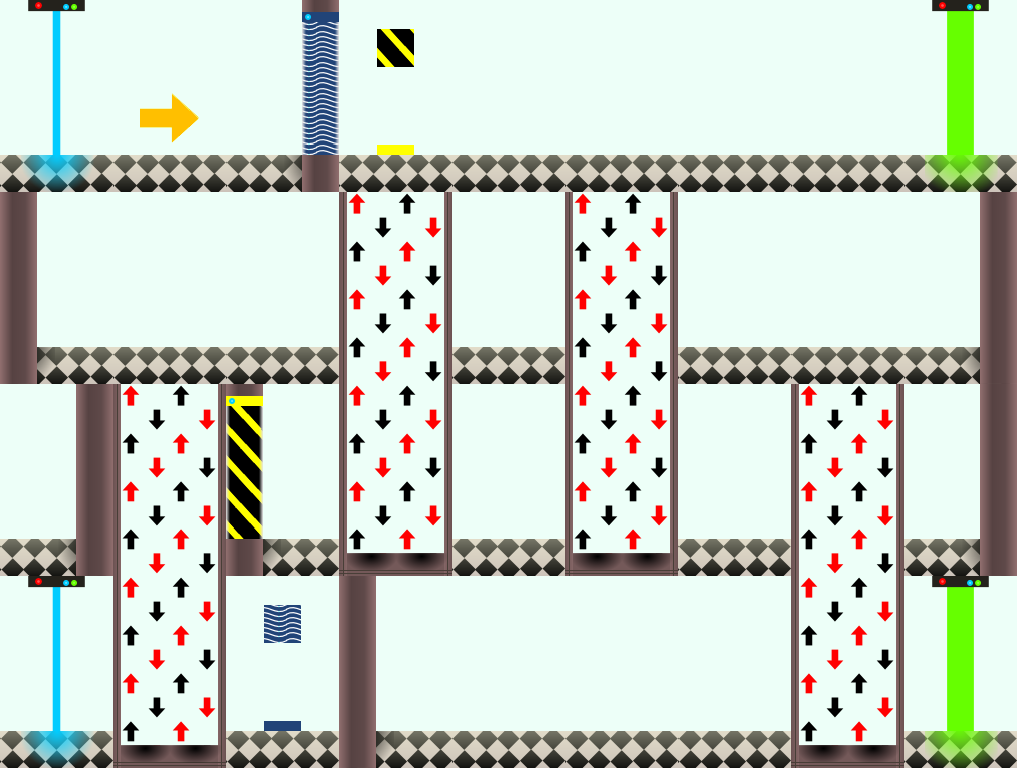

A level layout from a 2D game, rendered from its tile map. Below: a short description, then the map file with tile-grid data replaced by summaries:
An orthogonal 9x4 tile map with 113x192 px tiles, 1 tile layer (Tile Layer 1).

<map version="1.0" orientation="orthogonal" renderorder="right-down" width="9" height="4" tilewidth="113" tileheight="192" backgroundcolor="#aaffff" nextobjectid="2">
 <properties>
  <property name="Timelimit" value="100" />
 </properties>
 <tileset firstgid="1" name="Blank Walls" tilewidth="113" tileheight="192" tilecount="32">
  <properties>
   <property name="Floorheight" value="37" />
   <property name="Wallwidth" value="37" />
  </properties>
  <image source="FullWallkindsSheet.png" trans="ffffff" width="904" height="768" />
  <tile id="0">
   <properties>
    <property name="Floor" value="True" />
    <property name="Wall" value="False" />
   </properties>
  </tile>
  <tile id="1">
   <properties>
    <property name="Floor" value="False" />
    <property name="Liftshaft" value="True" />
    <property name="Wall" value="False" />
   </properties>
  </tile>
  <tile id="2">
   <properties>
    <property name="Floor" value="True" />
    <property name="Wall" value="True" />
    <property name="Wallpos" value="40" />
   </properties>
  </tile>
  <tile id="3">
   <properties>
    <property name="Floor" value="True" />
    <property name="Wall" value="True" />
    <property name="Wallpos" value="0" />
   </properties>
  </tile>
  <tile id="4">
   <properties>
    <property name="Floor" value="True" />
    <property name="Wall" value="True" />
    <property name="Wallpos" value="75" />
   </properties>
  </tile>
  <tile id="5">
   <properties>
    <property name="Floor" value="True" />
    <property name="Spawn" value="True" />
    <property name="Wall" value="False" />
   </properties>
  </tile>
  <tile id="6">
   <properties>
    <property name="Floor" value="True" />
    <property name="Goal" value="True" />
    <property name="Wall" value="False" />
   </properties>
  </tile>
  <tile id="7">
   <properties>
    <property name="Floor" value="False" />
   </properties>
  </tile>
  <tile id="8">
   <properties>
    <property name="Spikes" value="True" />
   </properties>
  </tile>
  <tile id="9">
   <properties>
    <property name="Floor" value="True" />
    <property name="Liftshaft" value="True" />
   </properties>
  </tile>
  <tile id="10">
   <properties>
    <property name="Floor" value="True" />
    <property name="Teleporter" value="True" />
   </properties>
  </tile>
  <tile id="11">
   <properties>
    <property name="Endpoint" value="True" />
    <property name="Floor" value="True" />
   </properties>
  </tile>
  <tile id="12">
   <properties>
    <property name="Button" value="True" />
    <property name="Floor" value="True" />
    <property name="Target" value="Yellow" />
    <property name="Timeout" value="1.0" />
   </properties>
  </tile>
  <tile id="13">
   <properties>
    <property name="Door" value="True" />
    <property name="Floor" value="True" />
    <property name="Group" value="Yellow" />
    <property name="Openimg" value="YellowCentre_open.png" />
    <property name="Wall" value="True" />
    <property name="Wallpos" value="40" />
   </properties>
  </tile>
  <tile id="14">
   <properties>
    <property name="Door" value="True" />
    <property name="Floor" value="True" />
    <property name="Group" value="Yellow" />
    <property name="Openimg" value="YellowLeft_open.png" />
    <property name="Wall" value="True" />
    <property name="Wallpos" value="0" />
   </properties>
  </tile>
  <tile id="15">
   <properties>
    <property name="Door" value="True" />
    <property name="Floor" value="True" />
    <property name="Group" value="Yellow" />
    <property name="Openimg" value="YellowRight_open.png" />
    <property name="Wall" value="True" />
    <property name="Wallpos" value="75" />
   </properties>
  </tile>
  <tile id="16">
   <properties>
    <property name="Button" value="True" />
    <property name="Floor" value="True" />
    <property name="Target" value="Blue" />
    <property name="Toggle" value="True" />
   </properties>
  </tile>
  <tile id="17">
   <properties>
    <property name="Door" value="True" />
    <property name="Floor" value="True" />
    <property name="Group" value="Blue" />
    <property name="Openimg" value="BlueCentre_open.png" />
    <property name="Wall" value="True" />
    <property name="Wallpos" value="40" />
   </properties>
  </tile>
  <tile id="18">
   <properties>
    <property name="Door" value="True" />
    <property name="Floor" value="True" />
    <property name="Group" value="Blue" />
    <property name="Openimg" value="BlueLeft_open.png" />
    <property name="Wall" value="True" />
    <property name="Wallpos" value="0" />
   </properties>
  </tile>
  <tile id="19">
   <properties>
    <property name="Door" value="True" />
    <property name="Floor" value="True" />
    <property name="Group" value="Blue" />
    <property name="Openimg" value="BlueRight_open.png" />
    <property name="Wall" value="True" />
    <property name="Wallpos" value="75" />
   </properties>
  </tile>
  <tile id="20">
   <properties>
    <property name="Button" value="True" />
    <property name="Floor" value="True" />
    <property name="Target" value="Green" />
   </properties>
  </tile>
  <tile id="21">
   <properties>
    <property name="Door" value="True" />
    <property name="Floor" value="True" />
    <property name="Group" value="Green" />
    <property name="Openimg" value="CamoCentre_open.png" />
    <property name="Wall" value="True" />
    <property name="Wallpos" value="40" />
   </properties>
  </tile>
  <tile id="22">
   <properties>
    <property name="Door" value="True" />
    <property name="Floor" value="True" />
    <property name="Group" value="Green" />
    <property name="Openimg" value="CamoLeft_open.png" />
    <property name="Wall" value="True" />
    <property name="Wallpos" value="0" />
   </properties>
  </tile>
  <tile id="23">
   <properties>
    <property name="Door" value="True" />
    <property name="Floor" value="True" />
    <property name="Group" value="Green" />
    <property name="Openimg" value="CamoRight_open.png" />
    <property name="Wall" value="True" />
    <property name="Wallpos" value="75" />
   </properties>
  </tile>
  <tile id="24">
   <properties>
    <property name="Conveyor" value="True" />
    <property name="Dir" value="-1" />
    <property name="Floor" value="True" />
   </properties>
  </tile>
  <tile id="25">
   <properties>
    <property name="Conveyor" value="True" />
    <property name="Dir" value="1" />
    <property name="Floor" value="True" />
   </properties>
  </tile>
 </tileset>
 <layer name="Tile Layer 1" width="9" height="4">
  <data>[36 cells, 36 non-empty, 12 distinct tile ids]</data>
 </layer>
</map>
